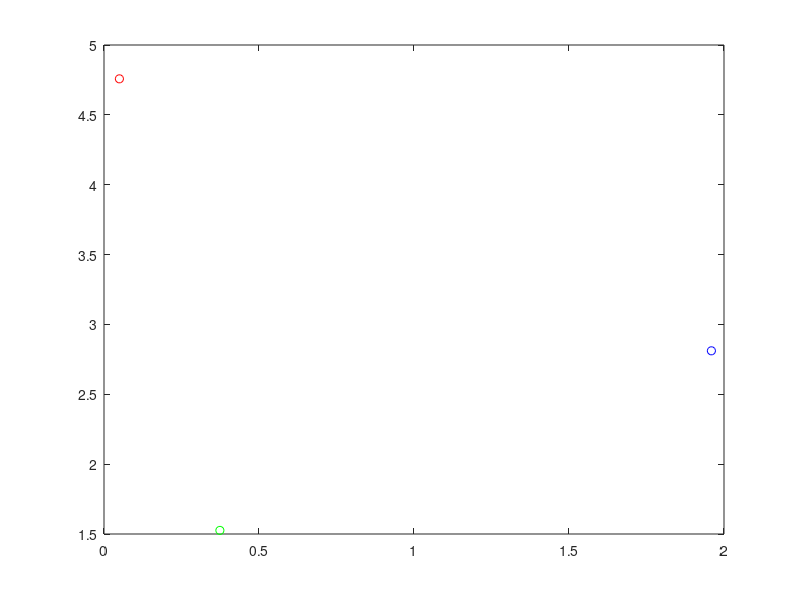

Reproduce this figure in MATLAB. (Note: this script raises an error after producing the figure.)
% Generacion de posiciones absolutas P(X,Y)

P1=[rand*5,rand*5]
P2=[rand*5,rand*5]
P3=[rand*5,rand*5]

%% 

flag=1
figure;
plot(P1(1),P1(2),'ro')
hold on
plot(P2(1),P2(2),'bo')
hold on
plot(P3(1),P3(2),'go')
hold on

%Calculo de distancias
d12=sqrt((P2(1)-P1(1))^2+(P2(2)-P1(2))^2)    %distancia entre P1 y P2
d13=sqrt((P3(1)-P1(1))^2+(P3(2)-P1(2))^2)     % distancia entre P1 y P3
d23=sqrt((P3(1)-P2(1))^2+(P3(2)-P2(2))^2)     %distancia entre P2 y P3
a=d12;
b=d13;
c=d23;
area=0.25*sqrt((a+b+c)*(-a+b+c)*(a-b+c)*(a+b-c))
% Posicionamiento relativo 
[P1r,P2r,P3r]=FuncionPosicionamiento(d12,d13,d23,flag,area)
plot(P1r(1),P1r(2),'r*')
hold on
plot(P2r(1),P2r(2),'b*')
hold on
plot(P3r(1),P3r(2),'g*')
d12r=sqrt((P2r(1)-P1r(1))^2+(P2r(2)-P1r(2))^2)    %distancia realativa entre P1 y P2
d13r=sqrt((P3r(1)-P1r(1))^2+(P3r(2)-P1r(2))^2)     % distancia relativa entre P1 y P3
d23r=sqrt((P3r(1)-P2r(1))^2+(P3r(2)-P2r(2))^2)     %distancia relativa entre P2 y P3
a=d12r;
b=d13r;
c=d23r;
arear=0.25*sqrt((a+b+c)*(-a+b+c)*(a-b+c)*(a+b-c))

d12-d12r
d13-d13r
d23-d23r
area-arear
%% matriz de rotacion 
flip=0
suma=[0;0]
switch flag
    case 1
        suma=[P1(2);P1(1)];
        dx=sqrt((P1(1)+d12-P2(1))^2+(P1(2)-P2(2))^2)
        alfa=acos((2*d12^2-dx^2)/2/d12^2)
        %cuadrante?
%         if(P1(1)>(P2(1)))
%             flip=1
%             dx=sqrt((P1(1)-d12-P2(1))^2+(P1(2)-P2(2))^2)
%             alfa=acos((2*d12^2-dx^2)/2/d12^2)
%         end
        
        if(P1(2)<P2(2))
            rot=2*pi-alfa;
            
        else 
            rot=alfa;
        end
    case 2
        suma=[P2(2);P2(1)];
         dx=sqrt((P2(1)+d23-P3(1))^2+(P2(2)-P3(2))^2)
        alfa=acos((2*d23^2-dx^2)/2/d23^2)
        %cuadrante?
%         if(P1(1)>(P2(1)))
%             flip=1
%             dx=sqrt((P1(1)-d12-P2(1))^2+(P1(2)-P2(2))^2)
%             alfa=acos((2*d12^2-dx^2)/2/d12^2)
%         end
        
        if(P2(2)<P3(2))
            rot=2*pi-alfa;
            
        else 
            rot=alfa;
        end
    case 3
       suma=[P3(2);P3(1)];
       
         dx=sqrt((P3(1)+d13-P1(1))^2+(P3(2)-P1(2))^2)
        alfa=acos((2*d13^2-dx^2)/2/d13^2)
        %cuadrante?
%         if(P1(1)>(P2(1)))
%             flip=1
%             dx=sqrt((P1(1)-d12-P2(1))^2+(P1(2)-P2(2))^2)
%             alfa=acos((2*d12^2-dx^2)/2/d12^2)
%         end
        
        if(P3(2)<P1(2))
            rot=2*pi-alfa;
            
        else 
            rot=alfa;
        end
end
%rotacion del triangulo para comprobar 

trianguloreal=[P1r(2),P2r(2),P3r(2);P1r(1),P2r(1),P3r(1)]

rotMATRIX=[cos(rot),-sin(rot);sin(rot),cos(rot)];
flip=0;
if(flip==1)
    trianguloreal=[-1,0;0,1]*trianguloreal 
end
trianguloreal=rotMATRIX*trianguloreal+suma
hold on
plot(trianguloreal(2,1),trianguloreal(1,1),'rx')
hold on
plot(trianguloreal(2,2),trianguloreal(1,2),'bx')

hold on
plot(trianguloreal(2,3),trianguloreal(1,3),'gx')
